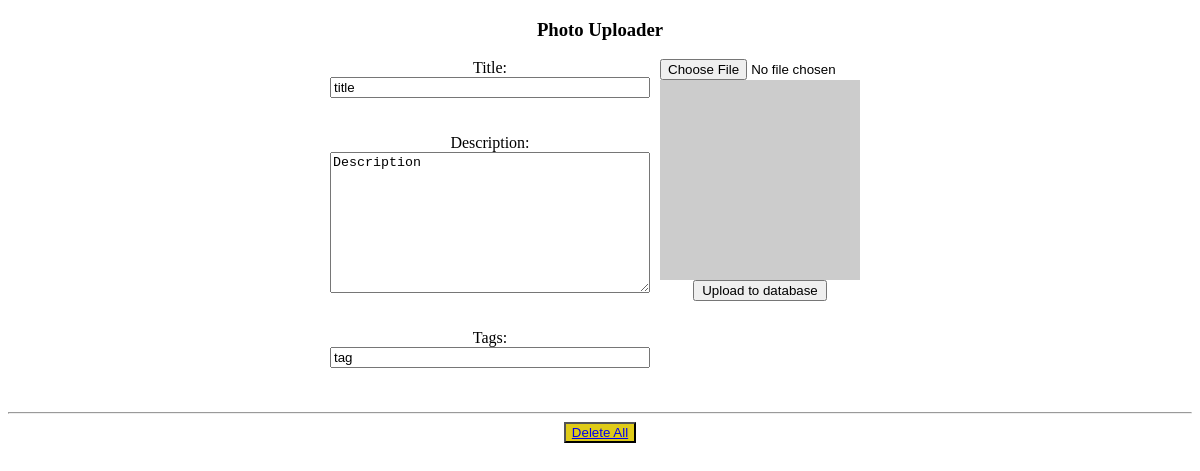
The app's page /, older data.
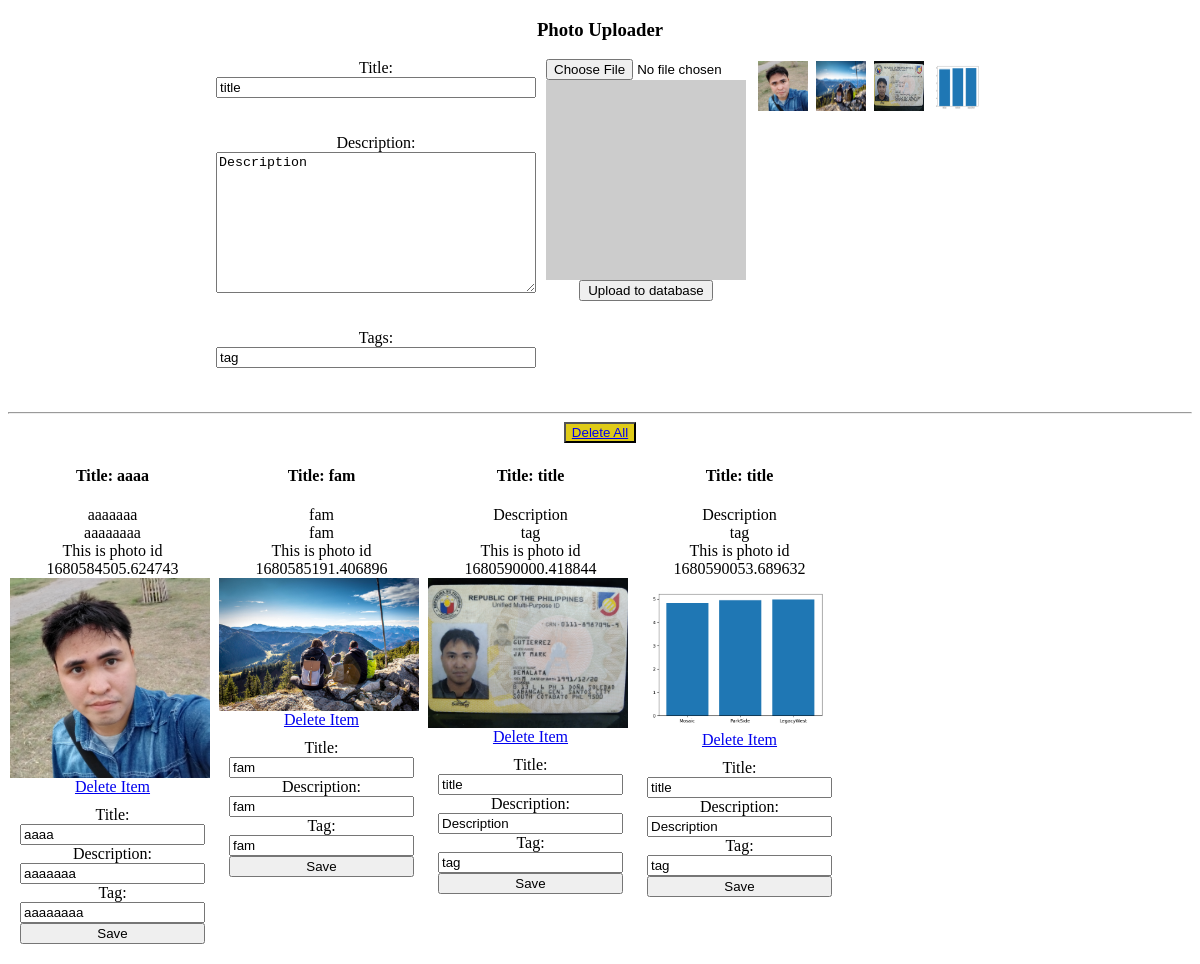
The same page, newer data.
### Rbubbleuploader/models.py (models this page shows)
class Photo(models.Model):
    kid = models.CharField(max_length=255)
    title = models.CharField(max_length=255)
    description = models.TextField()
    tag = models.CharField(max_length=255)
    photo = models.ImageField(upload_to='photos/')
    def __str__(self):
        return self.kid

### Rbubbleuploader/views.py (the view, shortened to what this page needs)
# urls.py: path('', views.index_page, name="uploader"),
def index_page(request):
    photos = Photo.objects.all()
    photoskid = Photo.objects.last()
    photoget = Photo.objects.all().first()
    print("this is photos ",photoskid)
    print("this is photoget: ",photoget)
    photos = Photo.objects.all()
    return render(request, 'Uploader.html',{'photos':photos} )

### Rbubbleuploader/templates/Uploader.html (shortened to what this page needs)
<!DOCTYPE html>
<html lang="en">
<head>
</head>
    <body  style="text-align: center; justify-content: center;">
    <h3 >Photo Uploader</h3>
    <div style="display: flex;/*  background-color: red;  */justify-content: space-around; height: auto">
   <form style="display: flex; flex-direction: row;/*  background-color: aqua; */" className="" action="{% url 'uploader' %}" method="post" enctype="multipart/form-data" >
        <div style="display: flex ; flex-direction: column ; width: 20rem">
        <label for="title">Title:</label>
        <input type="text" id="title" name="title" value="title"><br><br>
        <label for="description">Description:</label>
        <textarea id="description" name="description" rows="9" cols="50">Description</textarea><br><br>
        <label for="tags">Tags:</label>
        <input type="text" id="tags" name="tag" value="tag"><br><br>
    </div>
    <div style="display: flex ; flex-direction: column;/*  background-color: green;  */width:12.5rem ; margin-inline: 10px;">
        <input id = 'get' type='file' onchange="readURL(this);" name="photo" />
        <img id="blah" src="http://placehold.it/180" alt="your image" style="width: 35rem; height: 20rem;"/>
        <div class="col-auto" style="display: flex; justify-content: center;">
            <a > <input style="width:10em" id="inputphoto" type="submit" class="btn btn-success" value="Upload to database"></a>
          </div>
        </div>
        <div style="/* background-color: pink; */">
            {% for photo in photos %}
        <img  style="margin: 2px; display: inline-block; width: 50px; height:50px " src="{{ photo.photo.url }}" alt="{{ photo.title }}">
{% endfor %}
        </div>
        </div>
    <hr>
    <div>
        <button style="background-color: rgb(223, 203, 24);">
            <a href="{% url 'delete-all' %}">Delete All</a>
            </button>
        <div style="flex-direction: row; display: flex; width:full ; overflow: scroll;">
{% for photo in photos %}
    <div class="photo" style="margin: 2px; display: flex; flex-direction: column;">
        <h4>Title: {{ photo.title }}</h4>
        <p>{{ photo.description }}</p>
        <p>{{ photo.tag }}</p>
        <p>This is photo id</p>
        <p>{{ photo.kid }}</p>
        <img src="{{ photo.photo.url }}" alt="{{ photo.title }}">
        <a href="{% url 'delete-item' photo.id %}">Delete Item</a>
        <form action="{% url 'edit-item' photo.id %}" method="post" class="edit-form" style="display:flex; flex-direction: column; margin:10px">
            <label for="edit-title">Title:</label>
            <input type="text" id="edit-title" name="title" value="{{ photo.title }}">
            <label for="edit-description">Description:</label>
            <input type="text" id="edit-description" name="description" value="{{ photo.description }}">
            <label for="edit-tag">Tag:</label>
            <input type="text" id="edit-tag" name="tag" value="{{ photo.tag }}" onclick="resetFields()">
            <button type="submit">Save</button>
        </form>
    </div>
{% endfor %}
</div>
    </div>
</body>
</html>

### Rbubbleuploader/templates/Uploader.html (style rules this page uses)
p { margin: 0; }
img { max-width: 200px; max-height: 200px; }

Row changes from the older to the newer data that the page shows:
added Photo: photo (picture), title "aaaa", description "aaaaaaa", tag "aaaaaaaa", kid "1680584505.624743"
added Photo: photo (picture), title "fam", description "fam", tag "fam", kid "1680585191.406896"
added Photo: photo (picture), title "title", description "Description", tag "tag", kid "1680590000.418844"
added Photo: photo (picture), title "title", description "Description", tag "tag", kid "1680590053.689632"
